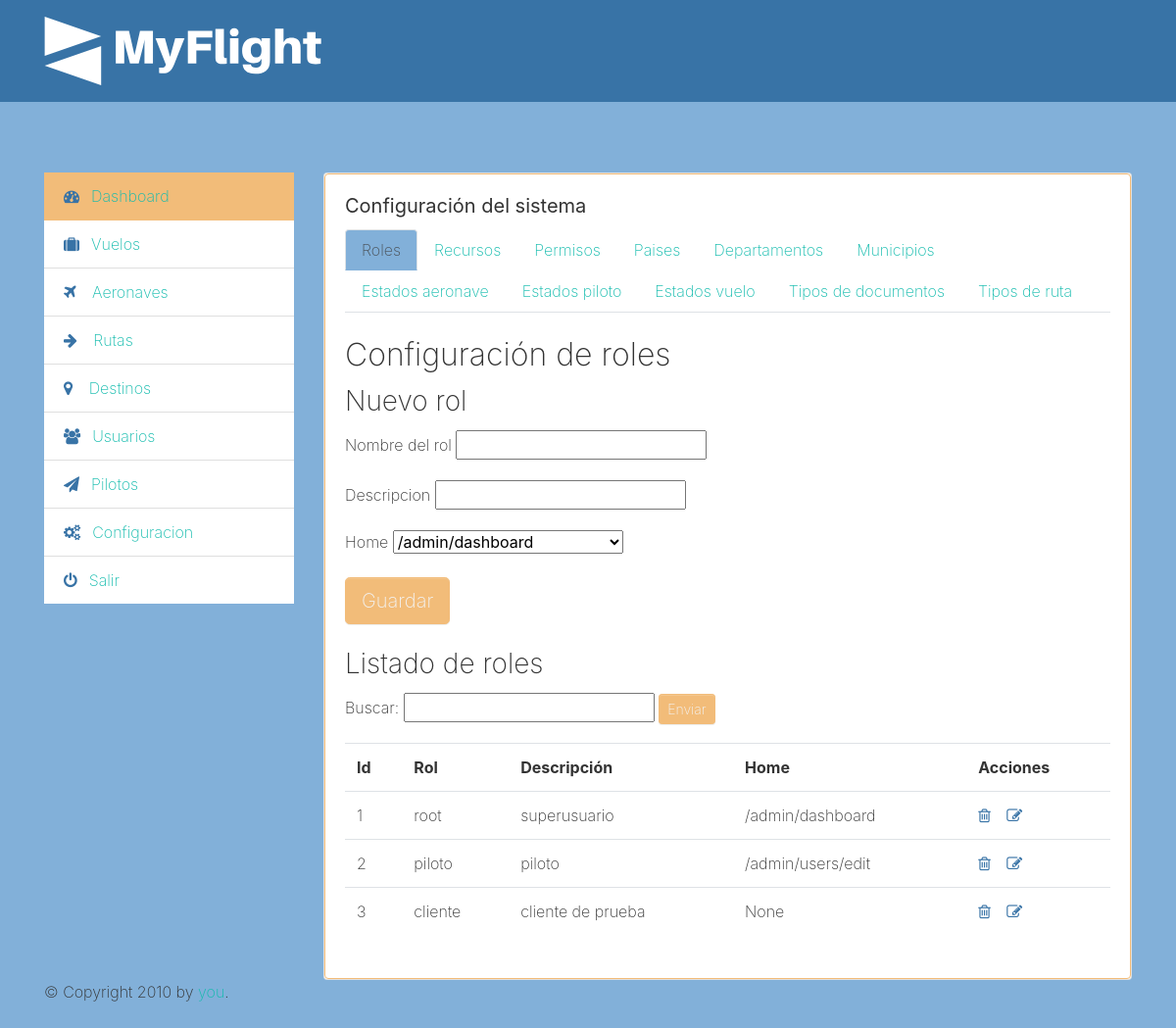
The app's page /admin/settings (signed in), older data.
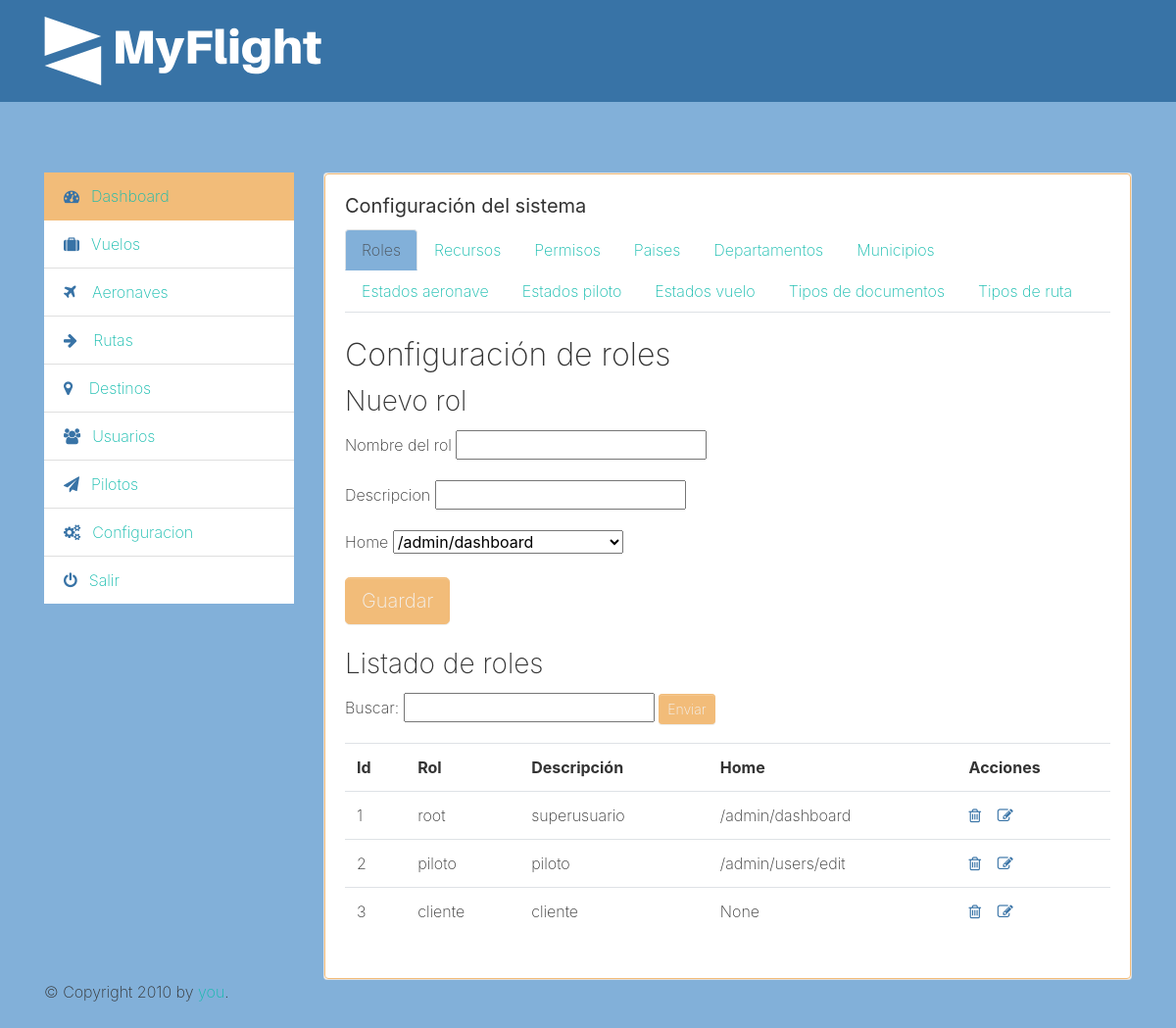
The same page, newer data.
### tables this page shows
CREATE TABLE roles (id INTEGER PRIMARY KEY AUTOINCREMENT, nombre_rol VARCHAR (45) UNIQUE ON CONFLICT ROLLBACK, descripcion VARCHAR (45), homepage INTEGER REFERENCES recursos (id) ON DELETE RESTRICT ON UPDATE NO ACTION);

CREATE TABLE recursos (id INTEGER PRIMARY KEY AUTOINCREMENT, nombre_recurso VARCHAR (45), descripcion VARCHAR (255), codigo_recurso VARCHAR (45), ruta_relativa VARCHAR (255));

### app.py (the view)
@app.route("/admin/settings")
def admin_settings():
    con = connection()
    cur = con.cursor()
    roles_form = settings_roles_form()
    roles_form_edit = settings_roles_form_edit()
    recursos_form = settings_recursos_form()
    recursos_form_edit = settings_recursos_form_edit()
    paises_form = settings_paises_form()
    paises_form_edit = settings_paises_form_edit()
    departamentos_form = settings_departamentos_form()
    departamentos_form_edit = settings_departamentos_form_edit()
    municipios_form = settings_municipios_form()
    municipios_form_edit = settings_municipios_form_edit()
    rol_statement = "SELECT roles.id, roles.nombre_rol, roles.descripcion, recursos.ruta_relativa FROM roles left join recursos on recursos.id = roles.homepage ORDER BY roles.id ASC LIMIT 10"
    cur.execute(rol_statement)
    roles = cur.fetchall()
    recursos_statement = "select recursos.id, recursos.nombre_recurso, recursos.descripcion, recursos.codigo_recurso, recursos.ruta_relativa from recursos order by id limit 20"
    cur.execute(recursos_statement)
    recursos_list = cur.fetchall()
    paises_statement = "select paises.id, paises.nombre, paises.descripcion from paises order by id limit 10"
    cur.execute(paises_statement)
    paises_list = cur.fetchall()
    departamentos_statement = "select departamentos.id, departamentos.nombre, departamentos.descripcion, paises.nombre from departamentos inner join paises on paises.id = departamentos.paises_id order by departamentos.id limit 10"
    cur.execute(departamentos_statement)
    departamentos_list = cur.fetchall()
    municipios_statement = "select municipios.id, municipios.nombre, municipios.descripcion, departamentos.nombre from municipios inner join departamentos on departamentos.id = municipios.departamentos_id order by municipios.id limit 10"
    cur.execute(municipios_statement)
    municipios_list = cur.fetchall()
    resources_choices_statement = "select id,ruta_relativa from recursos"
    cur.execute(resources_choices_statement)
    resources_choices_list = cur.fetchall()
    paises_choice_statement = "select paises.id, paises.nombre from paises order by id"
    cur.execute(paises_choice_statement)
    paises_choices_list = cur.fetchall()
    departamentos_choice_statement = "select departamentos.id, departamentos.nombre from departamentos order by departamentos.id"
    cur.execute(departamentos_choice_statement)
    departamentos_choices_list = cur.fetchall()
    roles_form.homepage.choices = resources_choices_list
    roles_form_edit.homepage_edit.choices = resources_choices_list
    departamentos_form.pais_departamento.choices = paises_choices_list
    departamentos_form_edit.pais_departamento_edit.choices = paises_choices_list
    municipios_form.departamento_municipio.choices = departamentos_choices_list
    municipios_form_edit.departamento_municipio_edit.choices = departamentos_choices_list
    cur.close()
    return render_template("admin_settings.html",
    roles_form=roles_form,
    roles_form_edit=roles_form_edit,
    roles_list=roles,
    recursos_list=recursos_list,
    recursos_form=recursos_form,
    recursos_form_edit=recursos_form_edit,
    paises_list=paises_list,
    paises_form=paises_form,
    paises_form_edit=paises_form_edit,
    departamentos_list=departamentos_list,
    departamentos_form=departamentos_form,
    departamentos_form_edit=departamentos_form_edit,
    municipios_list=municipios_list,
    municipios_form=municipios_form,
    municipios_form_edit=municipios_form_edit,
    error_message=request.args.get('error_message')
    )

### app.py
class settings_roles_form(FlaskForm):
    nombre_rol = StringField('Nombre del rol', validators=[InputRequired(message='El nombre del rol es requerido'), Length(min=5, max=45, message='El nombre del rol debe tener entre 5 y 45 caracteres')])
    descripcion = StringField('Descripcion', validators=[InputRequired(message='La descripción del rol es requerida'), Length(min=5, max=45, message='El nombre del rol debe tener entre 5 y 45 caracteres')])
    homepage = SelectField(u'Home', coerce=int, validate_choice=False)

class settings_roles_form_edit(FlaskForm):
    nombre_rol_edit = StringField('Nombre del rol', validators=[InputRequired(message='El nombre del rol es requerido'), Length(min=5, max=45, message='El nombre del rol debe tener entre 5 y 45 caracteres')])
    descripcion_edit = StringField('Descripcion', validators=[InputRequired(message='La descripción del rol es requerida'), Length(min=5, max=45, message='El nombre del rol debe tener entre 5 y 45 caracteres')])
    homepage_edit = SelectField(u'Home', coerce=int, validate_choice=False)

### app.py (called while the page is built)
def connection():
    con = sqlite3.connect("myflight.sqlite")
    return con

### templates/admin_settings.html (shortened to what this page needs)
{% extends "layout.html" %}
{% block head %}
  {{ super() }}
{% endblock %}
{% block menu %}
  {{ super() }}
{% endblock %}
{% block content %}
<h5 class="card-title"><b>Configuración del sistema</b></h5>
<nav>
  <div class="nav nav-tabs" id="nav-tab" role="tablist">
    <a class="nav-link active" id="nav-roles-tab" data-toggle="tab" href="#nav-roles" role="tab" aria-controls="nav-roles" aria-selected="true">Roles</a>
    <a class="nav-link" id="nav-recursos-tab" data-toggle="tab" href="#nav-recursos" role="tab" aria-controls="nav-recursos" aria-selected="false">Recursos</a>
    <a class="nav-link" id="nav-permisos-tab" data-toggle="tab" href="#nav-permisos" role="tab" aria-controls="nav-permisos" aria-selected="false">Permisos</a>
    <a class="nav-link" id="nav-paises-tab" data-toggle="tab" href="#nav-paises" role="tab" aria-controls="nav-paises" aria-selected="false">Paises</a>
    <a class="nav-link" id="nav-departamentos-tab" data-toggle="tab" href="#nav-departamentos" role="tab" aria-controls="nav-departamentos" aria-selected="false">Departamentos</a>
    <a class="nav-link" id="nav-municipios-tab" data-toggle="tab" href="#nav-municipios" role="tab" aria-controls="nav-municipios" aria-selected="false">Municipios</a>
    <a class="nav-link" id="nav-estados-aeronave-tab" data-toggle="tab" href="#nav-estados-aeronave" role="tab" aria-controls="nav-estados-aeronave" aria-selected="false">Estados aeronave</a>
    <a class="nav-link" id="nav-estados-piloto-tab" data-toggle="tab" href="#nav-estados-piloto" role="tab" aria-controls="nav-estados-piloto" aria-selected="false">Estados piloto</a>
    <a class="nav-link" id="nav-estados-vuelo-tab" data-toggle="tab" href="#nav-estados-vuelo" role="tab" aria-controls="nav-estados-vuelo" aria-selected="false">Estados vuelo</a>
    <a class="nav-link" id="nav-tipos-documento-tab" data-toggle="tab" href="#nav-tipos-documento" role="tab" aria-controls="nav-tipos-documento" aria-selected="false">Tipos de documentos</a>
    <a class="nav-link" id="nav-tipos-ruta-tab" data-toggle="tab" href="#nav-tipos-ruta" role="tab" aria-controls="nav-tipos-ruta" aria-selected="false">Tipos de ruta</a>
  </div>
</nav>
<div class="tab-content" id="nav-tabContent">
  <div class="tab-pane fade show active" id="nav-roles" role="tabpanel" aria-labelledby="nav-roles-tab">
    <br/>
    <h2>Configuración de roles</h2>
    <div class="nuevo-rol">
      <h3>Nuevo rol</h3>
      <form class="" method="POST" action="{{ url_for('admin_settings_roles_add') }}" autocomplete="off" novalidate>
        <div class="form-group">
          {{roles_form.nombre_rol.label}}
          {{roles_form.nombre_rol}}
          </div>
      <div class="form-group">
        {{roles_form.descripcion.label}}
        {{roles_form.descripcion}}
      </div>
      <div class="form-group">
        {{roles_form.homepage.label}}
        {{roles_form.homepage}}
      </div>
      <button type="submit" class="btn btn-lg btn-primary text-light">Guardar</button>
      </form>
    </div>
    <br/>
    <h3>Listado de roles</h3>
    <div class="buscar-rol">
      <form id="roles_search_form">
        <div class="form-group">
            <label for="query_rol">Buscar: </label>
            <input id="query_rol" name="query_rol" type="text" value="">
            <button type="submit" class="btn btn-primary btn-sm text-light">Enviar</button>
        </div>
      </form>
    </div>
    <table class="table" id="roles_table">
      <tr>
        <th>Id</th>
        <th>Rol</th>
        <th>Descripción</th>
        <th>Home</th>
        <th>Acciones</th>
      </tr>
      {% for rol in roles_list %}
      <tr>
        <td>{{ rol.0 }}</td>
        <td>{{ rol.1 }}</td>
        <td>{{ rol.2 }}</td>
        <td>{{ rol.3 }}</td>
        <td>
          <a href="#" data-rol="{{ rol.0 }}" class="delete_rol"><i class="fa fa-trash-o mr-2 text-secondary"></i></a>
          <a href="#" data-rol="{{ rol.0 }}" class="edit_rol"><i class="fa fa-pencil-square-o mr-2 text-secondary"></i></a>
        </td>
      </tr>
      {% endfor %}
    </table>
  </div>
</div>
{% endblock %}
{% block footer %}
  {{ super() }}
{% endblock %}

### templates/layout.html (shortened to what this page needs)
<!DOCTYPE html>
<html>
<head>
  <link rel="stylesheet" href="https://cdnjs.cloudflare.com/ajax/libs/font-awesome/4.7.0/css/font-awesome.min.css" type="text/css">
  <link rel="stylesheet" href="{{ url_for('static', filename='theme.css') }}" type="text/css">
  {% block head %}
  <link rel="stylesheet" href="{{ url_for('static', filename='style.css') }}" type="text/css">
  {% endblock %}
</head>
<body>
  <nav class="navbar navbar-expand-md navbar-dark bg-secondary">
    <div class="container">
      <div class="collapse navbar-collapse" id="navbar18"> <a class="navbar-brand d-none d-md-block" href="#">
          <img src="{{ url_for('static', filename='logo.svg') }}" class="d-inline-block align-top" alt="" height="70"></a>
      </div>
    </div>
  </nav>
  <div class="py-5">
    <div class="container">
      <div class="row">
        <div class="col-md-3" style="">
          <ul class="list-group list-group-flush">
            {% block menu %}
            <li class="list-group-item active"><a href="{{ url_for('admin_dashboard') }}"><i class="fa mr-2 fa-tachometer text-secondary"></i>Dashboard</a></li>
            <li class="list-group-item"><a href="{{ url_for('flights_add') }}"><i class="fa mr-2 fa-suitcase text-secondary"></i>Vuelos</a></li>
            <li class="list-group-item"><a href="{{ url_for('planes_add') }}"><i class="fa mr-2 fa-plane text-secondary"></i>&nbsp;Aeronaves</a></li>
            <li class="list-group-item"><a href="{{ url_for('routes_add') }}"><i class="fa mr-2 fa-arrow-right text-secondary"></i>&nbsp;Rutas</a></li>
            <li class="list-group-item"><a href="{{ url_for('locations_list') }}"><i class="fa mr-2 fa-map-marker text-secondary"></i>&nbsp;Destinos</a></li>
            <li class="list-group-item"><a href="{{ url_for('users_list') }}"><i class="fa mr-2 fa-users text-secondary"></i><span style="font-size: 1rem;">Usuarios</span></a></li>
            <li class="list-group-item"><a href="{{ url_for('pilots_add') }}"><i class="fa fa-paper-plane mr-2 text-secondary"></i><span style="font-size: 1rem;">Pilotos</span></a></li>
            <li class="list-group-item"><a href="{{ url_for('admin_settings') }}"><i class="fa fa-gears mr-2 text-secondary"></i><span style="font-size: 1rem;">Configuracion</span></a></li>
            <li class="list-group-item"><a href="{{ url_for('logout') }}"><i class="fa fa-power-off mr-2 text-secondary"></i><span style="font-size: 1rem;">Salir</span></a></li>
            {% endblock %}
          </ul>
        </div>
        <div class="col-md-9" style="">
          <div class="card">
            <div class="card-body border border-primary rounded">
              {% block content %}{% endblock %}
            </div>
          </div>
        </div>
      </div>
    </div>
    <div class="container">
      <div class="row" id="footer">
        {% block footer %}
        <div class="col">
          &copy; Copyright 2010 by <a href="http://domain.invalid/">you</a>.
        </div>
        {% endblock %}
      </div>
    </div>
  </div>
</body>
</html>

Row changes from the older to the newer data that the page shows:
changed roles "cliente": descripcion "cliente de prueba" → "cliente"
